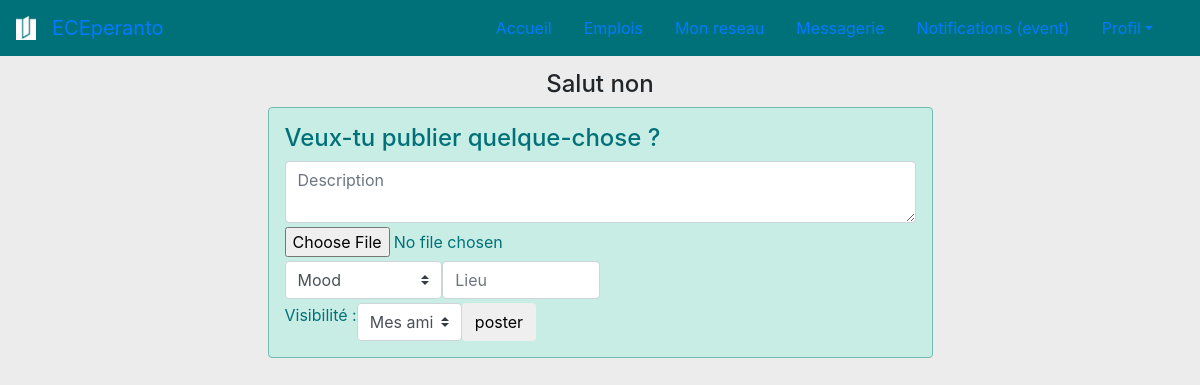
The app's page /pages/home.php (signed in), older data.
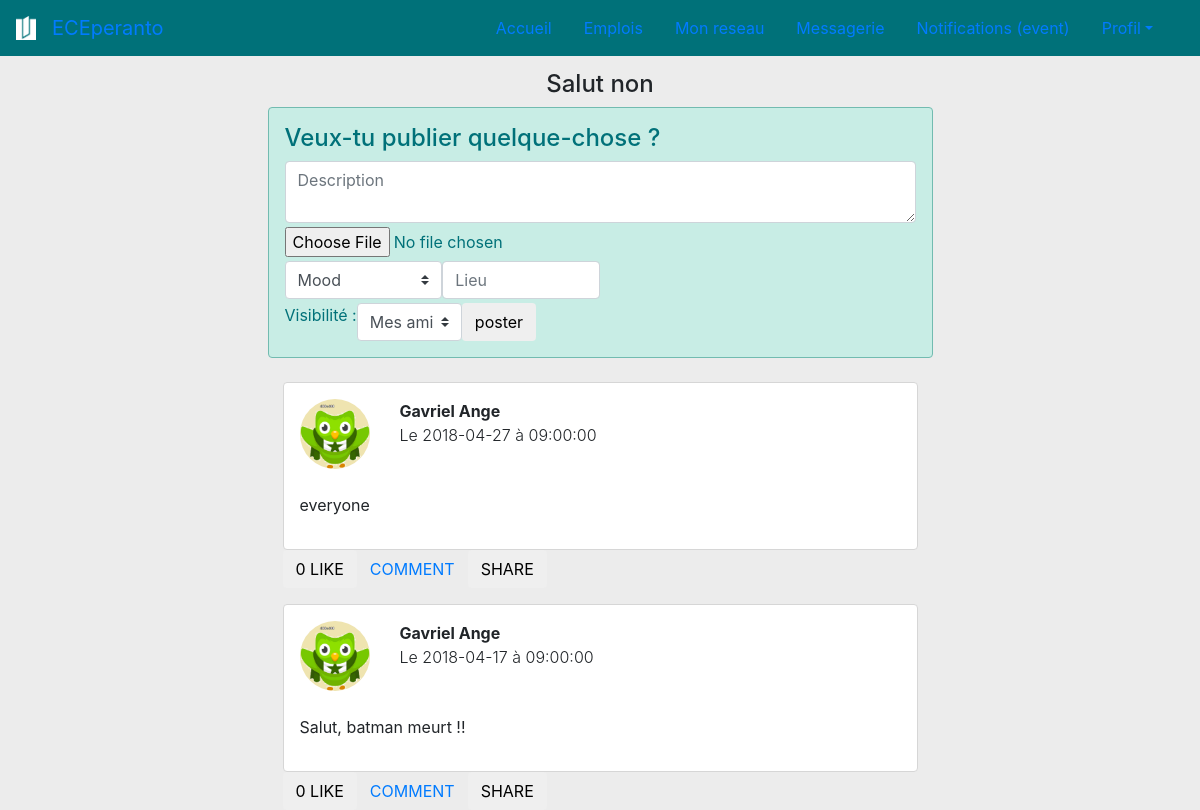
The same page, newer data.
### tables this page shows
CREATE TABLE IF NOT EXISTS `publication` (
  `ID_author` int(11) NOT NULL,
  `ID_post` int(11) NOT NULL AUTO_INCREMENT,
  `date` date NOT NULL,
  `time` time NOT NULL,
  `visibility` varchar(20) NOT NULL,
  `location` varchar(50) DEFAULT NULL,
  `emotion` varchar(20) DEFAULT NULL,
  `text` text NOT NULL,
  `ID_media` int(11) DEFAULT NULL,
  `nb_like` int(11) DEFAULT NULL,
  PRIMARY KEY (`ID_post`)
);

### pages/post.php (the view, shortened to what this page needs)
<?php
    $nb_likes = $bdd->query("SELECT COUNT(ID_liker) AS count_likes FROM like_post WHERE ID_liked=".$data['ID_post']);
    $nb_likes_data = $nb_likes->fetch();
?>
<div class="post_style rounded p-3 mt-3" >
    <div class="row">
        <div class="col col-md-auto">
        <div  class="pp_post">
            <?php
			echo '<img src="'.$data['profile_pic'].'" class="img-fluid rounded-circle"> ';
			?>
        </div></div>
        <div class="col">
        <?php echo "<p class='text-capitalize font-weight-bold' style='margin:0px;'>".$data["author_f_n"]." ".$data["author_n"]."</p>";
            echo "<p class='font-weight-light' style='margin:0px;'>Le ".$data["date"]." à ".$data["time"];
                echo "</p>";
        ?>
        </div>
    </div>
    <br />
        <?php echo "<p class='text-justify'>".$data["text"]."</p>";
        ?>
</div>
<?php
    $liked_sql = $bdd->query("SELECT ID_liker FROM like_post
    WHERE ID_liked='".$data["ID_post"]."'
    AND ID_liker='".$_SESSION["ID_user"]."' ");
    $liked = $liked_sql->fetch();
    if (is_array($liked) )
    {
        $can_like=false;
    } else
    {
        $can_like=true;
    }
?>
<div class="row">
    <div class="col col-md-auto"><form action="" method="post">
    <?php
   if ($can_like === true )
   {
    echo '<input class="btn" type="submit" value="'. $nb_likes_data['count_likes'].' LIKE" name="like_'.$data['ID_post'].'">';
   }
   else {
    echo '<input class="btn btn-success" type="submit" value="'. $nb_likes_data['count_likes'].' LIKE" name="like_'.$data['ID_post'].'">';
   }
    echo '<a class="btn" data-toggle="collapse" href="#box_'.$data['ID_post'].'" role="button" aria-expanded="false">COMMENT</a>';
    echo '<input class="btn" type="submit" value="SHARE" name="share_'.$data['ID_post'].'">';
    ?>
    </form></div>
</div>

### pages/home.php (shortened to what this page needs)
<!DOCTYPE html>
<html lang="en">
<head>
	<link href="global.css" rel="stylesheet" type="text/css" />
	<link rel="stylesheet" href="https://stackpath.bootstrapcdn.com/bootstrap/4.1.0/css/bootstrap.min.css">
</head>
<body>
<header>
  <div><?php include ("menu.php"); ?></div>
</header>
<div class="container">
  <div class="row justify-content-center"><h4>Salut <?php echo $_SESSION['first_name']; ?> </h4></div>
  <div class="row justify-content-center">
    <div class="col-lg-7">
      <div class="row">
        <div id="publish_box" class="col-lg-12 rounded p-3 mb-2">
          <h4>Veux-tu publier quelque-chose ?</h4>
          <?php include ("publish.php"); ?>
        </div>
        <br />
      </div>
      <div class="row">
        <?php
          try {
          $bdd = new PDO('mysql:host=localhost;dbname=eceperanto;charset=utf8', 'root', '');
          }
          catch (Exception $e)
          {
              die('Erreur : ' . $e->getMessage());
          }
                $posts= $bdd->query("SELECT user.profile_pic, user.name AS author_n, user.first_name AS author_f_n, ID_post, ID_author,
             publication.date, time, visibility, location, emotion, text, media_link, nb_like
              FROM publication INNER JOIN user ON user.ID_user = publication.ID_author
              WHERE user.ID_user = ANY (" ."SELECT ID_user1 as User
              FROM connect_with WHERE ID_user2 =" . $_SESSION['ID_user'] . "
              UNION
              SELECT ID_user2 as User
              FROM connect_with WHERE ID_user1 =" . $_SESSION['ID_user'] . ") AND visibility <> 'Myself only'
                ORDER BY publication.date DESC, publication.time DESC");
          echo ' <div class="col-md-12">';
          while ($data = $posts->fetch())
          {
                include ("post.php");
            ?>
            <?php
          }
          echo '</div>';
        ?>
      </div>
    </div>
  </div>
</div>
</body>
</html>

### pages/menu.php (shortened to what this page needs)
<nav class="navbar navbar-expand-lg fixed-top" style="background-color: #007179;">
<img src="../resources/logo.png" class="navbar-brand" width="20px">
    <a class="navbar-brand" href="#">ECEperanto</a>
    <div class="container justify-content-end">
        <ul class="nav">
            <li class="nav-item">
                <a class="nav-link" href="home.php">Accueil</a></li>
            <li class="nav-item">
                <a class="nav-link" href="job.php">Emplois</a></li>
            <li class="nav-item">
                <a class="nav-link" href="network.php">Mon reseau</a></li>
                <li class="nav-item">
                <a class="nav-link" href="messagerie.php">Messagerie</a></li>
            <li class="nav-item">
                <a class="nav-link" href="event.php">Notifications (event)</a></li>
            <li class="nav-item dropdown">
                <a class="nav-link dropdown-toggle"  data-toggle="dropdown" href="#"  aria-haspopup="true" aria-expanded="false">Profil</a>
            </li>
        </ul>
    </div>
</nav>

### pages/publish.php (shortened to what this page needs)
<form method="POST" action="<?php echo htmlspecialchars($_SERVER["PHP_SELF"]);?>" enctype="multipart/form-data">
<div class="container-fluid">
    <div class="row pb-1">
    <textarea id="desc" name="Description" class="form-control" placeholder="Description" required></textarea>
    </div>
     <div class="row pb-1">
        <input type="file" name="fileToUpload" id="fileToUpload">
    </div>
    <div class="row pb-1">
        <select id="mood" name="Emotion" class="custom-select col-sm-3">
        <option selected>Mood</option>
        </select>
        <input id="place" name="Lieu" type="text" class="form-control col-sm-3" placeholder="Lieu">
    </div>
    <div class="row">
        <label>Visibilité :  </label>
        <select name="Visible" class="custom-select col-sm-2">
        <option selected value="Friends only">Mes amis</option>
        </select>
        <input type="submit" class="btn" name="poster" value="poster" />
    </div>
</div>
</form>

### pages/global.css (style rules this page uses)
body { padding-top: 70px; background-color: #ececec !important; }
.post_style { background-color: #ffffff; border-width:1px; border-style:solid; border-color:#d6d6d6; }
.pp_post { max-width: 70px; max-height: 70px; overflow: hidden; display: flex; justify-content: center; color:#007179; }
.pp_post img { object-position: center; height: auto; overflow-x: hidden; }
#publish_box { background-color: #c8ede5; color:#007179; border-width:1px; border-style:solid; border-color:#72bbb0; }

Row changes from the older to the newer data that the page shows:
added publication: author_f_n "Gavriel", author_n "Ange", date "2018-04-27", time "09:00:00", text "everyone"
added publication: author_f_n "Gavriel", author_n "Ange", date "2018-04-17", time "09:00:00", text "Salut, batman meurt !!"
